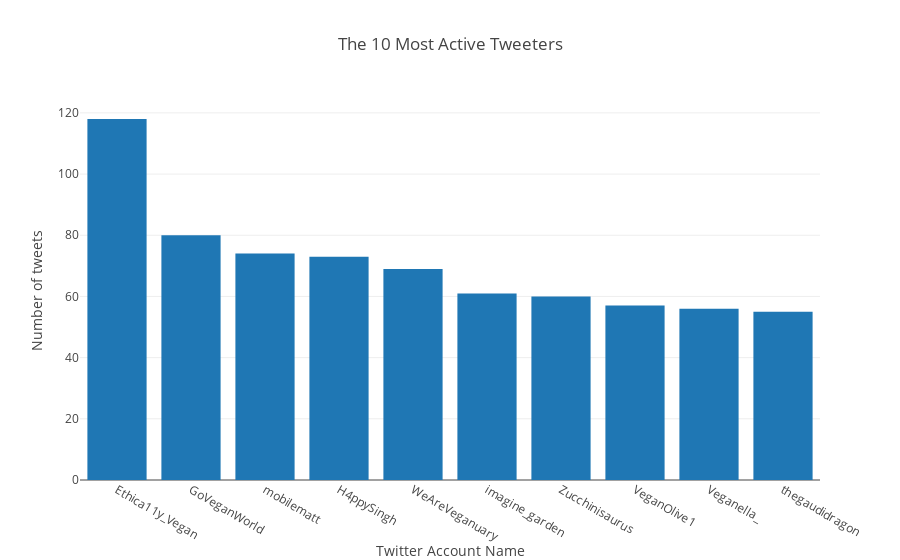

Here is the notebook cell this chart was saved with:
### Code cell
data = [Bar(
        x=best_tweeters['UserScreenName'], # assign x as the dataframe column 'x'
        y=best_tweeters['Nb_tweets'])]

layout = Layout(
    title="The 10 Most Active Tweeters",
    xaxis=dict(title='Twitter Account Name'),
    yaxis=dict(title='Number of tweets'),
)

fig = Figure(data=data, layout=layout)

iplot(fig)

### Figure 1 — Plotly figure (JSON) as saved in the notebook; plotly's stock layout.template omitted (floating-point values rounded to 4 significant figures)
{"data": [{"type": "bar", "uid": "f8f700a5-ed46-4e28-a299-9569757477b0", "x": ["Ethica11y_Vegan", "GoVeganWorld", "mobilematt", "H4ppySingh", "WeAreVeganuary", "imagine_garden", "Zucchinisaurus", "VeganOlive1", "Veganella_", "thegaudidragon"], "y": [118, 80, 74, 73, 69, 61, 60, 57, 56, 55]}], "layout": {"title": {"text": "The 10 Most Active Tweeters"}, "xaxis": {"title": {"text": "Twitter Account Name"}}, "yaxis": {"title": {"text": "Number of tweets"}}}}
